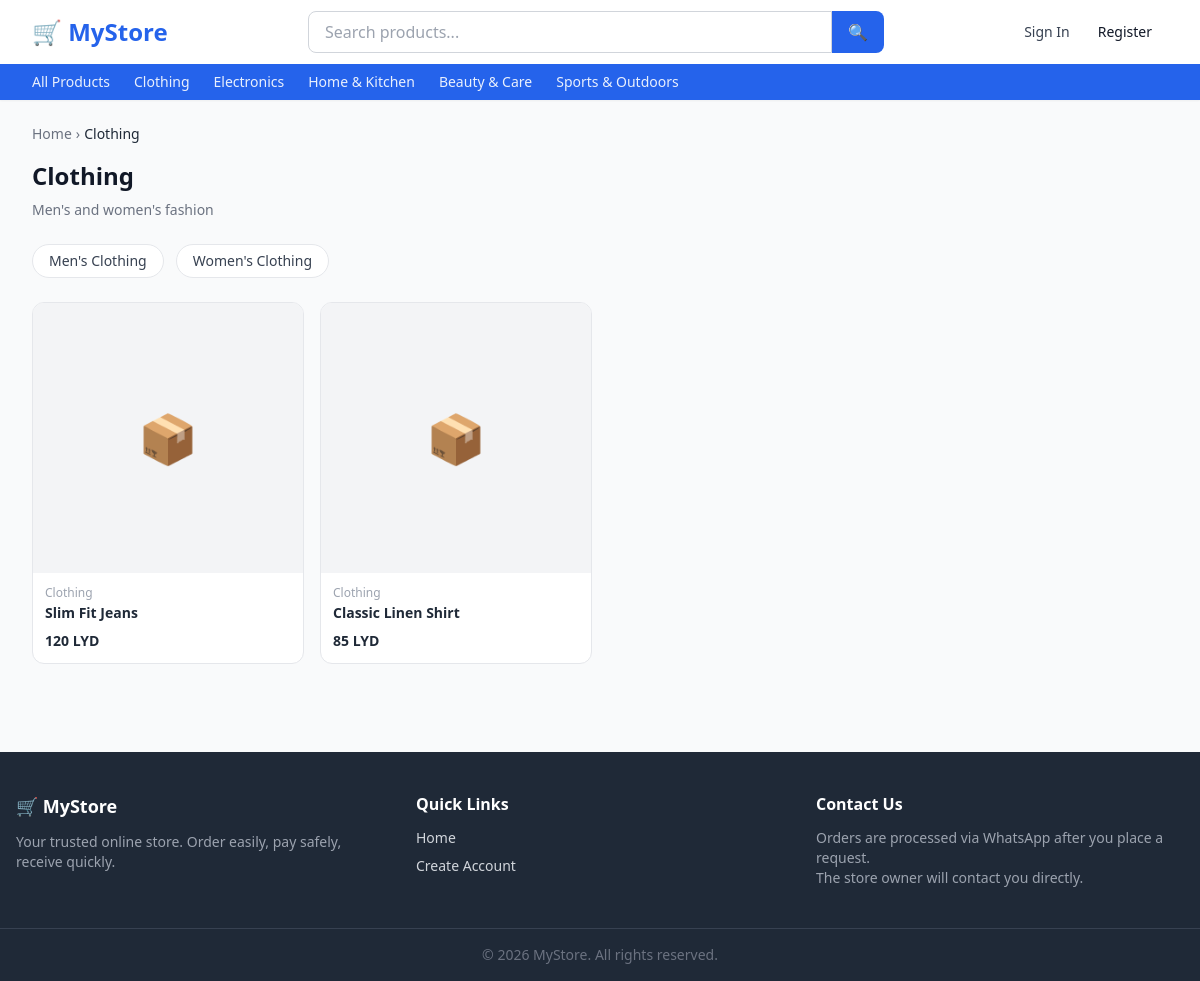
/category/clothing/, run on the app's committed database.
### catalog/models.py (models this page shows, shortened)
class Category(models.Model):
    name = models.CharField(max_length=100)
    slug = models.SlugField(max_length=120, unique=True, blank=True)
    description = models.TextField(blank=True)
    image = models.ImageField(upload_to="categories/", blank=True, null=True)
    parent = models.ForeignKey(
        "self",
        null=True,
        blank=True,
        on_delete=models.SET_NULL,
        related_name="children",
    )
    order = models.PositiveIntegerField(default=0, help_text="Display order on homepage")
    is_active = models.BooleanField(default=True)
    created_at = models.DateTimeField(auto_now_add=True)
    class Meta:
        verbose_name = "Category"
        verbose_name_plural = "Categories"
        ordering = ["order", "name"]
    def get_absolute_url(self):
        from django.urls import reverse
        return reverse("catalog:category", kwargs={"slug": self.slug})

class Product(models.Model):
    category = models.ForeignKey(
        Category,
        on_delete=models.PROTECT,
        related_name="products",
    )
    name = models.CharField(max_length=200)
    slug = models.SlugField(max_length=220, unique=True, blank=True)
    description = models.TextField(blank=True)
    base_price = models.DecimalField(
        max_digits=10,
        decimal_places=2,
        help_text="Default price. Variants can override this.",
    )
    is_active = models.BooleanField(default=True)
    is_featured = models.BooleanField(
        default=False,
        help_text="Show in Best Sellers section on homepage",
    )
    created_at = models.DateTimeField(auto_now_add=True)
    updated_at = models.DateTimeField(auto_now=True)
    class Meta:
        verbose_name = "Product"
        verbose_name_plural = "Products"
        ordering = ["-created_at"]
    def get_absolute_url(self):
        from django.urls import reverse
        return reverse("catalog:product_detail", kwargs={"slug": self.slug})
    def primary_image(self):
        return self.images.filter(is_primary=True).first() or self.images.first()
    def active_discount(self):
        now = timezone.now()
        discount = (
            Discount.objects.filter(
                product=self,
                is_active=True,
                start_date__lte=now,
                end_date__gte=now,
            )
            .order_by("-value")
            .first()
        )
        if not discount:
            discount = (
                Discount.objects.filter(
                    category=self.category,
                    is_active=True,
                    start_date__lte=now,
                    end_date__gte=now,
                )
                .order_by("-value")
                .first()
            )
        return discount
    def total_stock(self):
        return sum(v.stock_qty for v in self.variants.filter(is_active=True))

### catalog/views.py (the view)
# urls.py: path("category/<slug:slug>/", views.category_detail, name="category"),
def category_detail(request, slug):
    category = get_object_or_404(Category, slug=slug, is_active=True)
    products = (
        Product.objects.filter(category=category, is_active=True)
        .prefetch_related("images", "variants")
        .order_by("-created_at")
    )
    subcategories = category.children.filter(is_active=True)
    return render(
        request,
        "catalog/category.html",
        {
            "category": category,
            "products": products,
            "subcategories": subcategories,
        },
    )

### catalog/context_processors.py (called while the page is built)
def nav_categories(request):
    categories = Category.objects.filter(is_active=True, parent=None).order_by("order", "name")
    return {"nav_categories": categories}

### templates/catalog/category.html (shortened to what this page needs)
{% extends "base.html" %}
{% block content %}
<div class="max-w-7xl mx-auto px-4 sm:px-6 lg:px-8 py-6">
  <nav class="text-sm text-gray-500 mb-4 flex items-center gap-1">
    <a href="{% url 'catalog:homepage' %}" class="hover:text-primary">Home</a>
    <span>›</span>
    <span class="text-gray-800 font-medium">{{ category.name }}</span>
  </nav>
  <h1 class="text-2xl font-bold text-gray-900 mb-2">{{ category.name }}</h1>
  {% if category.description %}
  <p class="text-gray-500 text-sm mb-6">{{ category.description }}</p>
  {% endif %}
  {% if subcategories %}
  <div class="flex gap-3 mb-6 flex-wrap">
    {% for sub in subcategories %}
    <a href="{{ sub.get_absolute_url }}"
       class="bg-white border border-gray-200 rounded-full px-4 py-1.5 text-sm font-medium text-gray-700 hover:border-primary hover:text-primary transition">
      {{ sub.name }}
    </a>
    {% endfor %}
  </div>
  {% endif %}
  {% if products %}
  <div class="grid grid-cols-2 sm:grid-cols-3 lg:grid-cols-4 xl:grid-cols-5 gap-4">
    {% for product in products %}
      {% include "catalog/_product_card.html" %}
    {% endfor %}
  </div>
  {% else %}
  <div class="text-center py-24">
    <p class="text-5xl mb-4">📦</p>
    <p class="text-gray-500">No products in this category yet.</p>
  </div>
  {% endif %}
</div>
{% endblock %}

### templates/base.html (shortened to what this page needs)
<!DOCTYPE html>
<html lang="en" dir="ltr">
<head>
  <script src="https://cdn.tailwindcss.com"></script>
</head>
<body class="bg-gray-50 text-gray-900 min-h-screen flex flex-col" hx-boost="false">
  <header class="bg-white shadow-sm sticky top-0 z-50">
    <nav class="max-w-7xl mx-auto px-4 sm:px-6 lg:px-8 h-16 flex items-center justify-between gap-4">
      <a href="{% url 'catalog:homepage' %}" class="text-2xl font-bold text-primary whitespace-nowrap">
        🛒 MyStore
      </a>
      <form method="get" action="/" class="flex-1 max-w-xl hidden sm:flex">
        <input type="text" name="q" placeholder="Search products..."
               class="w-full border border-gray-300 rounded-l-lg px-4 py-2 focus:outline-none focus:ring-2 focus:ring-primary" />
        <button type="submit" class="bg-primary text-white px-4 rounded-r-lg hover:bg-primary-dark transition">
          🔍
        </button>
      </form>
      <div class="flex items-center gap-3 shrink-0">
        {% if user.is_authenticated %}
          <a href="{% url 'orders:cart' %}" class="relative" title="Cart">
            <span class="text-2xl">🛍️</span>
            <span id="cart-count"
                  class="absolute -top-1 -right-1 bg-accent text-white text-xs font-bold rounded-full w-5 h-5 flex items-center justify-center">
              {% if user.cart.items.count %}{{ user.cart.items.count }}{% else %}0{% endif %}
            </span>
          </a>
          <div x-data="{ open: false }" class="relative">
            <button @click="open = !open" class="flex items-center gap-1 text-gray-700 hover:text-primary font-medium">
              <span class="text-sm">{{ user.get_short_name }}</span>
              <svg class="w-4 h-4" fill="none" stroke="currentColor" viewBox="0 0 24 24">
                <path stroke-linecap="round" stroke-linejoin="round" stroke-width="2" d="M19 9l-7 7-7-7" />
              </svg>
            </button>
            <div x-show="open" @click.outside="open = false" x-cloak
                 class="absolute right-0 mt-2 w-48 bg-white border border-gray-200 rounded-lg shadow-lg py-1">
              <a href="{% url 'orders:my_orders' %}" class="block px-4 py-2 text-sm hover:bg-gray-50">My Orders</a>
              <a href="{% url 'accounts:profile' %}" class="block px-4 py-2 text-sm hover:bg-gray-50">Profile</a>
              {% if user.is_staff %}
                <a href="/admin/" class="block px-4 py-2 text-sm hover:bg-gray-50 text-blue-600">Admin Panel</a>
              {% endif %}
              <hr class="my-1" />
              <form method="post" action="{% url 'accounts:logout' %}">
                {% csrf_token %}
                <button type="submit" class="w-full text-left px-4 py-2 text-sm text-red-600 hover:bg-gray-50">
                  Sign Out
                </button>
              </form>
            </div>
          </div>
        {% else %}
          <a href="{% url 'accounts:login' %}" class="text-sm font-medium text-gray-700 hover:text-primary">Sign In</a>
          <a href="{% url 'accounts:register_step1' %}" class="btn-primary text-sm py-2 px-4">Register</a>
        {% endif %}
      </div>
    </nav>
    <div class="bg-primary">
      <div class="max-w-7xl mx-auto px-4 sm:px-6 lg:px-8 flex items-center gap-6 overflow-x-auto py-2">
        <a href="{% url 'catalog:homepage' %}" class="text-white/90 hover:text-white text-sm font-medium whitespace-nowrap">
          All Products
        </a>
        {% for cat in nav_categories %}
          <a href="{{ cat.get_absolute_url }}"
             class="text-white/90 hover:text-white text-sm font-medium whitespace-nowrap">
            {{ cat.name }}
          </a>
        {% endfor %}
      </div>
    </div>
  </header>
  <main class="flex-1">
    {% block content %}{% endblock %}
  </main>
  <footer class="bg-gray-800 text-gray-300 mt-16">
    <div class="max-w-7xl mx-auto px-4 py-10 grid grid-cols-1 sm:grid-cols-3 gap-8">
      <div>
        <h3 class="text-white font-bold text-lg mb-3">🛒 MyStore</h3>
        <p class="text-sm text-gray-400">
          Your trusted online store. Order easily, pay safely, receive quickly.
        </p>
      </div>
      <div>
        <h4 class="text-white font-semibold mb-3">Quick Links</h4>
        <ul class="space-y-2 text-sm">
          <li><a href="{% url 'catalog:homepage' %}" class="hover:text-white">Home</a></li>
          {% if user.is_authenticated %}
            <li><a href="{% url 'orders:my_orders' %}" class="hover:text-white">My Orders</a></li>
            <li><a href="{% url 'accounts:profile' %}" class="hover:text-white">Profile</a></li>
          {% else %}
            <li><a href="{% url 'accounts:register_step1' %}" class="hover:text-white">Create Account</a></li>
          {% endif %}
        </ul>
      </div>
      <div>
        <h4 class="text-white font-semibold mb-3">Contact Us</h4>
        <p class="text-sm text-gray-400">
          Orders are processed via WhatsApp after you place a request.<br/>
          The store owner will contact you directly.
        </p>
      </div>
    </div>
    <div class="border-t border-gray-700 py-4 text-center text-sm text-gray-500">
      © {% now "Y" %} MyStore. All rights reserved.
    </div>
  </footer>
</body>
</html>

### templates/catalog/_product_card.html (shortened to what this page needs)
{% load static %}
{% with img=product.primary_image discount=product.active_discount %}
<a href="{{ product.get_absolute_url }}"
   class="bg-white rounded-xl border border-gray-200 hover:shadow-md hover:border-primary/40 transition-all group flex flex-col overflow-hidden">
  <div class="relative aspect-square overflow-hidden bg-gray-100">
    {% if img %}
      <img src="{{ img.image.url }}" alt="{{ img.alt_text|default:product.name }}"
           class="w-full h-full object-cover group-hover:scale-105 transition-transform duration-300" />
    {% else %}
      <div class="w-full h-full flex items-center justify-center text-gray-300 text-5xl">📦</div>
    {% endif %}
  </div>
  <div class="p-3 flex flex-col flex-1">
    <p class="text-xs text-gray-400 mb-0.5">{{ product.category.name }}</p>
    <h3 class="text-sm font-semibold text-gray-800 line-clamp-2 flex-1 group-hover:text-primary">
      {{ product.name }}
    </h3>
    <div class="mt-2 flex items-center gap-2">
      {% if discount %}
        <span class="text-sm font-bold text-red-600">
          {{ product.discounted_price|floatformat:0 }} LYD
        </span>
        <span class="text-xs text-gray-400 line-through">
          {{ product.base_price|floatformat:0 }} LYD
        </span>
      {% else %}
        <span class="text-sm font-bold text-gray-800">
          {{ product.base_price|floatformat:0 }} LYD
        </span>
      {% endif %}
    </div>
  </div>
</a>
{% endwith %}

### templates/base.html (style rules this page uses)
.btn-primary { @apply bg-primary hover:bg-primary-dark text-white font-semibold px-6 py-2.5 rounded-lg transition-colors disabled:opacity-50; }

### data on the page
Category: name "Clothing", description "Men's and women's fashion"
Category: name "Electronics"
Category: name "Home & Kitchen"
Category: name "Beauty & Care"
Category: name "Sports & Outdoors"
Category: name "Men's Clothing"
Category: name "Women's Clothing"
Product: category.name "Clothing", name "Slim Fit Jeans", base_price "120"
Product: category.name "Clothing", name "Classic Linen Shirt", base_price "85"
